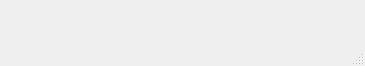
<?xml version="1.0" encoding="UTF-8"?>
<ui version="4.0">
 <class>MainWindow</class>
 <widget class="QMainWindow" name="MainWindow">
  <property name="geometry">
   <rect>
    <x>0</x>
    <y>0</y>
    <width>365</width>
    <height>66</height>
   </rect>
  </property>
  <property name="windowTitle">
   <string>MainWindow</string>
  </property>
  <widget class="QWidget" name="centralwidget"/>
  <widget class="QMenuBar" name="menubar">
   <property name="geometry">
    <rect>
     <x>0</x>
     <y>0</y>
     <width>365</width>
     <height>25</height>
    </rect>
   </property>
  </widget>
  <widget class="QStatusBar" name="statusbar"/>
 </widget>
 <resources/>
 <connections/>
</ui>
